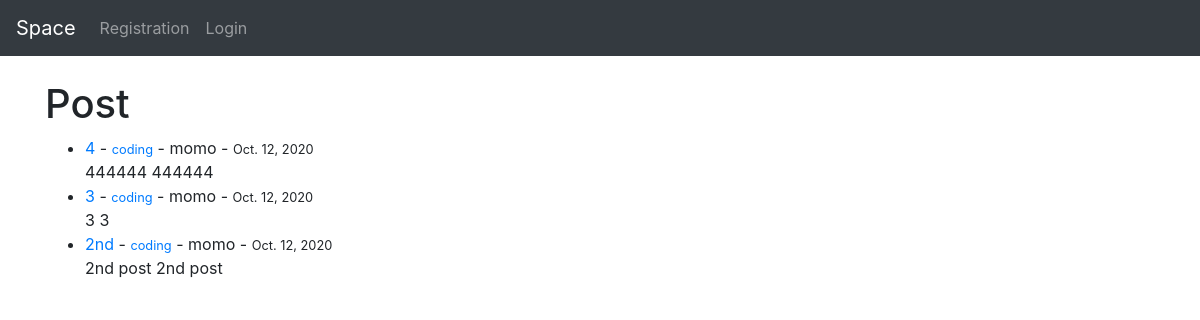
The app's page /, older data.
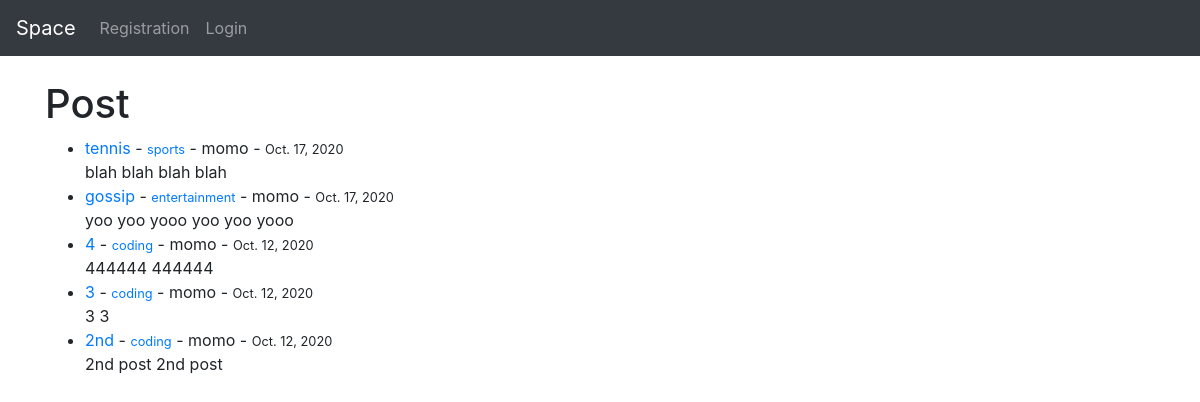
The same page, newer data.
### theblog/models.py (models this page shows, shortened)
class Post(models.Model):
	title = models.CharField(max_length= 255)
	author = models.ForeignKey(User, on_delete = models.CASCADE)  #cascade = when the user is dilited all his post will delete
	body = models.TextField()
	category = models.CharField(max_length=255, default = 'coding')
	post_date = models.DateField(auto_now_add = True)

### theblog/views.py (the view)
# urls.py: path('', HomeView.as_view(), name= 'home'),
class HomeView(ListView):
	model = Post
	template_name = 'home.html'
	ordering = ['-post_date', '-id']

### theblog/templates/home.html (shortened to what this page needs)
{% extends 'base.html' %}
{% block content %}
<h1>Post</h1>
<ul>
	{% for post in object_list %}
	<li><a href="{% url 'article_detail' post.pk %}">{{ post.title }}</a> - <small><a href="{% url 'category' post.category|slugify %}">{{post.category}}</a></small> - {{ post.author }} - <small>{{post.post_date}}</small>
	<br>
		{{ post.body }}
	{{post.body|slice:":100"}}
	</li>
	{% endfor %}
</ul>
    {% endblock %}

### theblog/templates/base.html (shortened to what this page needs)
<!doctype html>
<html lang="en">
  <head>
    <link rel="stylesheet" href="https://stackpath.bootstrapcdn.com/bootstrap/4.5.2/css/bootstrap.min.css">
  </head>
  <body>
        <nav class="navbar navbar-expand-lg navbar-dark bg-dark">
          <a class="navbar-brand" href="{% url 'home' %}">Space</a>
          <div class="collapse navbar-collapse" id="navbarNavAltMarkup">
            <div class="navbar-nav">
              {% if user.is_authenticated %}
                <a class="nav-link active" href="{% url 'home' %}">Home <span class="sr-only">(current)</span></a>
                <a class="nav-link" href="{% url 'add_post' %}">Add Post</a>
                <a class="nav-link" href="{% url 'add_category' %}">Add Category</a>
                <a class="nav-link" href="{% url 'logout' %}">Logout</a>
              {% else %}
                <a class="nav-link" href="{% url 'register' %}">Registration</a>
                 <a class="nav-link" href="{% url 'login' %}">Login</a>
              {% endif %}
              </div>
          </div>
        </nav>
    <br>
    <div class="container">
    {% block content %}
    {% endblock %}
    </div>
  </body>
</html>

Row changes from the older to the newer data that the page shows:
added Post: title "tennis", category "sports", author "momo", post_date "Oct. 17, 2020", body "blah blah"
added Post: title "gossip", category "entertainment", author "momo", post_date "Oct. 17, 2020", body "yoo yoo yooo"
